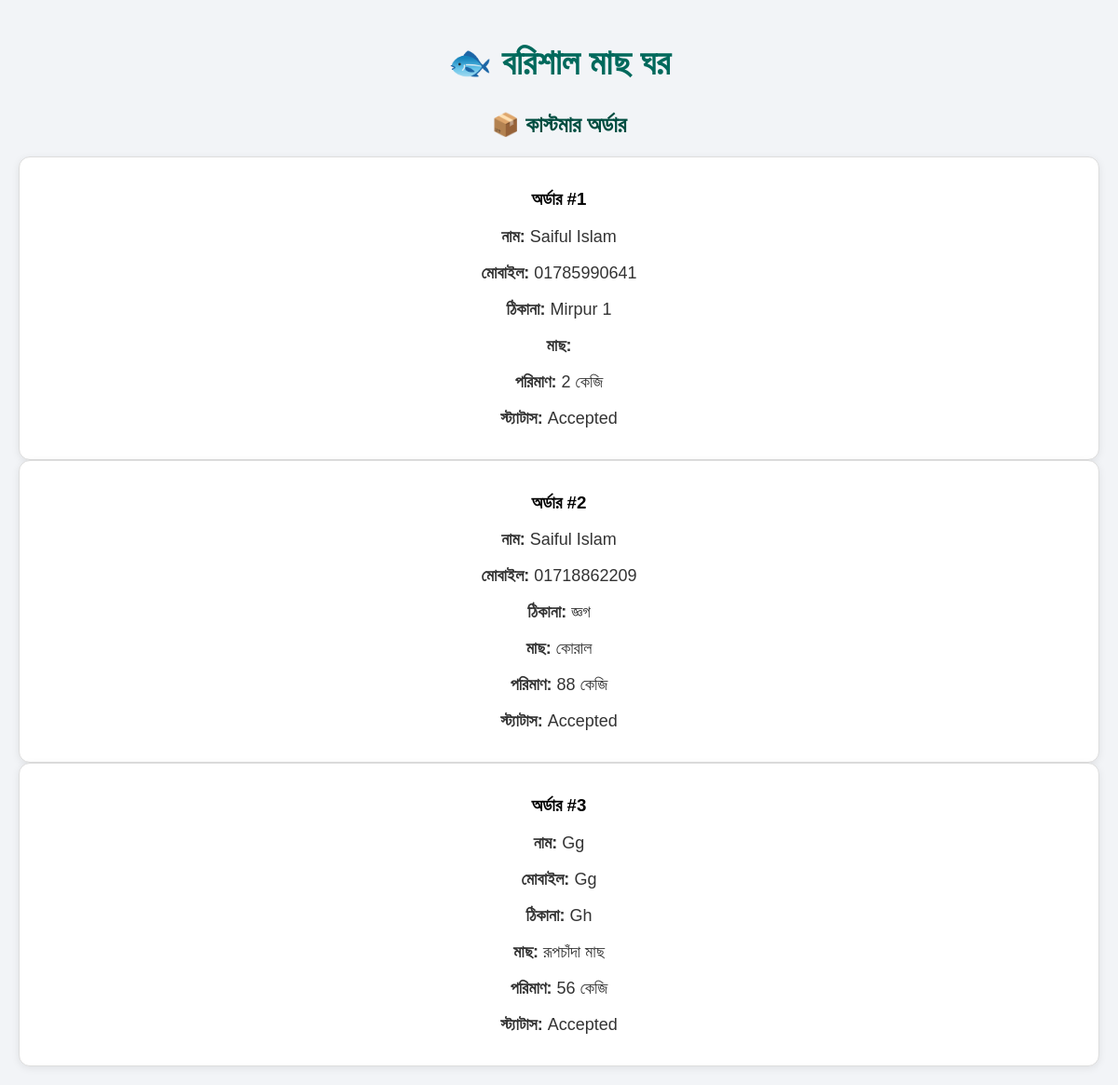
/orders (signed in), run on the app's committed database.
### app.py (models this page shows)
class Order(db.Model):
    id = db.Column(db.Integer, primary_key=True)
    customer_name = db.Column(db.String(100))
    phone = db.Column(db.String(20))
    address = db.Column(db.String(300))
    fish_id = db.Column(db.Integer, db.ForeignKey("fish.id"))
    fish = db.relationship("Fish")
    quantity = db.Column(db.Integer)
    status = db.Column(db.String(20), default="Pending")
    payment_method = db.Column(db.String(50))

class Fish(db.Model):
    id = db.Column(db.Integer, primary_key=True)
    name = db.Column(db.String(100))
    price = db.Column(db.Integer)
    image = db.Column(db.String(100))
    stock = db.Column(db.Integer, default=0)

### app.py (the view)
@app.route("/orders")
def orders():
    if not session.get("admin"):
        return redirect("/admin")
    orders = Order.query.all()
    return render_template(
        "admin/orders.html",
        orders=orders
    )

### templates/admin/orders.html (shortened to what this page needs)
<!DOCTYPE html>
<html lang="bn">
<head>
<link rel="stylesheet" href="{{ url_for('static', filename='style.css') }}">
</head>
<body>
<h1>🐟 বরিশাল মাছ ঘর</h1>
<h2>📦 কাস্টমার অর্ডার</h2>
{% for order in orders %}
<div class="fish-card">
<h3>অর্ডার #{{ order.id }}</h3>
<p>
<strong>নাম:</strong> {{ order.customer_name }}
</p>
<p>
<strong>মোবাইল:</strong> {{ order.phone }}
</p>
<p>
<strong>ঠিকানা:</strong> {{ order.address }}
</p>
<p>
<strong>মাছ:</strong> {{ order.fish.name }}
</p>
<p>
<strong>পরিমাণ:</strong> {{ order.quantity }} কেজি
</p>
<p>
<strong>স্ট্যাটাস:</strong> {{ order.status }}
</p>
</div>
{% endfor %}
</body>
</html>

### static/style.css (style rules this page uses)
.fish-card { width: 100%; box-sizing: border-box; }
body { font-family: Arial, sans-serif; background: #eef8ff; text-align: center; margin: 0; padding: 20px; }
h1 { color: #00695c; font-size: 38px; margin-bottom: 10px; }
h2 { color: #004d40; margin-top: 30px; }
p { font-size: 18px; color: #333; }
body { background:#f2f4f7; }
.fish-card { background:#ffffff; border:1px solid #ddd; border-radius:12px; padding:15px; margin:15px 0; box-shadow:0 2px 8px rgba(0,0,0,.08); }
.fish-card { width: 100%; margin: 0; box-sizing: border-box; }

### data on the page
Order: id "1", customer_name "Saiful Islam", phone "01785990641", address "Mirpur 1", quantity "2", status "Accepted"
Order: id "2", customer_name "Saiful Islam", phone "01718862209", address "জ্ঞগ", fish.name "কোরাল", quantity "88", status "Accepted"
Order: id "3", customer_name "Gg", phone "Gg", address "Gh", fish.name "রূপচাঁদা মাছ", quantity "56", status "Accepted"
